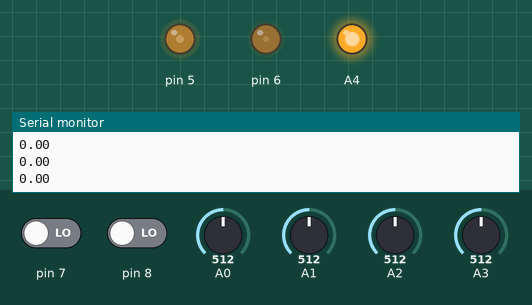
Simulated run of this sketch. Board: Arduino Uno, built with avr-gcc and run on an emulated ATmega328P. On the bench: output pins drawn as LEDs (lit = HIGH), the last lines printed to the serial monitor. Dashed ring = blinking. The inputs (shaded band) are chosen by the test bench; at power-on: A0 = 512, pin 7 LOW, pin 8 LOW, A1 = 512, A2 = 512, A3 = 512.

Above: at 1.2 s.
1.3 s: A0 set to 484
At 1.8 s:
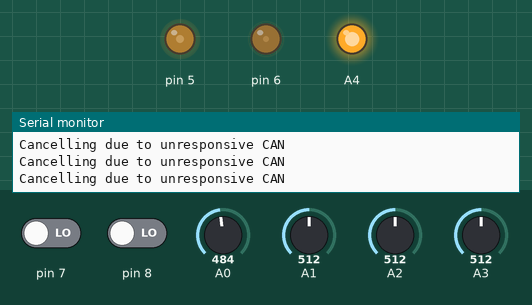
3.4 s: A0 set to 510
At 4.3 s:
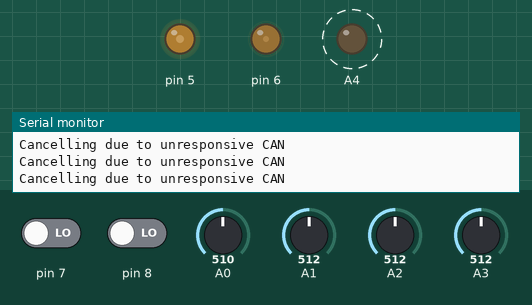
Timing chart, 0 to 12.4 s (numbered marks = the images above; inputs shaded):
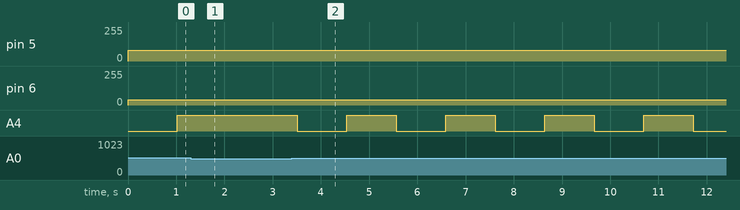

Measured:
- after the input at 1.3 s, A4: stays HIGH (without the input it goes to LOW after 0.75 s)
- after the input at 3.4 s, A4: alternates HIGH for 1.0 s and LOW for 1.0 s, starting after 0.11 s

The sketch:

CruiseEcu.ino
```cpp
// (licence header left out)
#include <CAN.h>
#include "src/ThrottlePedal.h"
#include "src/TurnLevers.h"
#include "src/CruiseStalk.h"
#include "src/Brake.h"
#include "src/SpeedSensor.h"
#include "src/CruiseState.h"
#include "src/EngineRpm.h"
#include "src/DefaultCanMessages.h"

ThrottlePedal lowPedal = ThrottlePedal(A2, 6, 0.75);
ThrottlePedal highPedal = ThrottlePedal(A3, 5, 1.6);
TurnLevers turnLevers = TurnLevers(7, 8);
CruiseStalk cruiseStalk = CruiseStalk(A0, A1, A4);
Brake brake = Brake();
DefaultCanMessages defaultCanMessages = DefaultCanMessages();
EngineRpm engineRpm = EngineRpm();
SpeedSensor speedSensor = SpeedSensor();

/*
  Deactivated when:
  - brake pressed
  - too much time passed between brake can messages
  - too much time passed between speed can messages
  - cruise stalk on/off toggled to off
*/
CruiseState cruiseState = CruiseState(cruiseStalk);

void setup() {
  Serial.begin(9600);
  while (!Serial);
  // start the can bus at 500 kbps
  if (!CAN.begin(500E3)) {
    Serial.println("Starting can failed");
    while (1);
  }
  CAN.onReceive(processCan);

  lowPedal.begin();
  highPedal.begin();
  turnLevers.begin();
  cruiseStalk.begin();
  Serial.println("Successfully set up");
}

void loop() {
  unsigned long loopStartMs = millis();
  lowPedal.update();
  highPedal.update();
  turnLevers.update();
  cruiseStalk.update();

  bool safeToCruise = brake.isSafe() && engineRpm.isSafe() && speedSensor.isSafe();

  if (safeToCruise) {
    updateCruiseState();
  } else {
    Serial.println("Cancelling due to unresponsive CAN");
    cruiseState.clearSetSpeed();
    cruiseState.deactivate();
    lowPedal.setThrottlePosition(0.);
    highPedal.setThrottlePosition(0.);
  }

  // turnLevers.writeToCan();
  // brake.writeToCan();
  // speedSensor.writeToCan();
  // cruiseState.writeToCan();
  // lowPedal.writeToCan();
  // defaultCanMessages.writeToCan();
  //Serial.print("Loop duration: ");
  //Serial.println(millis() - loopStartMs);
}

void updateCruiseState() {
  // Notes:
  // figure out speed < 18 mph (it's in kph)
  // set throttle upper limit in pid loop to 0.6 to start
  Serial.println(speedSensor.getCurrentSpeed());
  if (cruiseStalk.getCruiseOn()) {
    bool setPressed = cruiseStalk.getSetPressed();
    bool resPressed = cruiseStalk.getResPressed();
    if (!cruiseState.getCruiseActive() && setPressed) {
      Serial.println("Cruise Activated");
      cruiseState.activate(max(18.0, speedSensor.getCurrentSpeed()), lowPedal.getPedalPosition());
    } else if (cruiseState.getCruiseActive()) {
      if (setPressed) {
        Serial.println("Decrementing Speed");
        cruiseState.decrementSetSpeed();
      } else if (resPressed) {
        Serial.println("Incrementing Speed");
        cruiseState.incrementSetSpeed();
      }
    }
    if (cruiseState.getCruiseActive()) {
      double newThrottle = cruiseState.updateThrottle(speedSensor.getCurrentSpeed());
      //lowPedal.setThrottlePosition(newThrottle);
      //highPedal.setThrottlePosition(newThrottle);
    }
  } else {
    cruiseState.clearSetSpeed();
    cruiseState.deactivate();
    lowPedal.setThrottlePosition(0.);
    highPedal.setThrottlePosition(0.);
  }
}

void processCan(int packetSize) {
  int canPacketId = CAN.packetId();
  switch (canPacketId) {
    // case 0x343:
    //   uint8_t accControl[8];
    //   get_can_msg(accControl, 8);
    //   if ((accControl[3] & 0x01) == 1) {
    //     cruiseState.deactivate();
    //     Serial.println("canCEL!");
    //   }
    //   break;
    case 0x2c4:
      engineRpm.update();
      if (engineRpm.getEngineRpm() > 3000) {
        cruiseState.deactivate();
      }
      break;
    case 0x2d0:
      speedSensor.update();
      break;
    case 0x3b4:
      brake.update();
      if (brake.getBrakePressed()) {
        Serial.println("Cancelling due to brake press");
        cruiseState.deactivate();
        lowPedal.setThrottlePosition(0.);
        highPedal.setThrottlePosition(0.);
      }
      break;
  }
}
```

Brake.cpp
```cpp
#include "Brake.h"

void Brake::update() {
    CriticalSensor::update();
    uint8_t brake_msg[8];
    getCanMessage(brake_msg, 8);
    _brakePressed = ((brake_msg[4] & 0x01) == 1);
}

void Brake::writeToCan() {
  uint8_t dat[8] = {0x0};
  dat[0] = (_brakePressed << 5) & 0x20;
  writeCanMessage(0x224, dat);
}

bool Brake::getBrakePressed() {
  return _brakePressed;
}
```

Brake.h
```cpp
#ifndef Brake_h
#define Brake_h
#include "common/CriticalSensor.h"
#include "common/CanDevice.h"

class Brake: public CriticalSensor, CanDevice {
public:
    static const int SAFE_MS = 1100;
    Brake(): CriticalSensor(SAFE_MS) {};
    void update();
    void writeToCan();
    bool getBrakePressed();
private:
    bool _brakePressed = true;
};
#endif
```

CruiseStalk.cpp
```cpp
#include "CruiseStalk.h"

CruiseStalk::CruiseStalk(int onOffPin, int setResPin, int ledPin) {
    _onOffPin = onOffPin;
    _setResPin = setResPin;
    _ledPin = ledPin;
}

void CruiseStalk::begin() {
    pinMode(_onOffPin, INPUT);
    pinMode(_setResPin, INPUT);
    pinMode(_ledPin, OUTPUT);
    digitalWrite(_ledPin, LOW);
}

void CruiseStalk::update() {
    int onOffPressed = analogRead(_onOffPin);
    int setResPressed = analogRead(_setResPin);
    _set.debounce(setResPressed > 800);
    _res.debounce(setResPressed < 800 && setResPressed > 500);
    _onOff.debounce(onOffPressed > 500);
    if (_onOff.getPressed()) {
        Serial.println("ONOFF Pressed");
        _cruiseOn = !_cruiseOn;
        digitalWrite(_ledPin, _cruiseOn);
    }
}

bool CruiseStalk::getCruiseOn() {
    return _cruiseOn;
}

bool CruiseStalk::getSetPressed() {
    return _set.getPressed();
}

bool CruiseStalk::getResPressed() {
    return _res.getPressed();
}
```

CruiseStalk.h
```cpp
#ifndef CruiseStalk_h
#define CruiseStalk_h
#include "common/Sensor.h"
#include "common/DebouncedInput.h"
#include <Arduino.h>

class CruiseStalk: public Sensor {
public:
    CruiseStalk(int onOffPin, int setResPin, int ledPin);
    void begin();
    void update();
    bool getCruiseOn();
    bool getSetPressed();
    bool getResPressed();
private:
    int _onOffPin;
    int _setResPin;
    int _ledPin;
    DebouncedInput _onOff = DebouncedInput(1000);
    DebouncedInput _set = DebouncedInput(200);
    DebouncedInput _res = DebouncedInput(200);
    bool _cruiseOn = false;
    bool _debounce(bool lastPressed, bool currentPressed, int startMs);
};
#endif
```

CruiseState.cpp
```cpp
#include "CruiseState.h"

CruiseState::CruiseState(CruiseStalk &cruiseStalk): _cruiseStalk(cruiseStalk) {
    // p, i, d, hz, bits, signed
    _pid = FastPID(0., 0., 0., 1, 16, false);
}

void CruiseState::activate(int setSpeed, double currentThrottle) {
    _setSpeed = setSpeed;
    _cruiseActive = true;
    _throttle = currentThrottle;
}

void CruiseState::deactivate() {
    _cruiseActive = false;
    _throttle = 0;
}

void CruiseState::writeToCan() {
  uint8_t pcmCruise[8] = {0x0};
  pcmCruise[0] = (_cruiseActive << 5) & 0x20 | 0x10;
  pcmCruise[6] = (_cruiseActive << 7) & 0x80;
  pcmCruise[7] = canChecksum(pcmCruise, 7, 0x1d2);
  writeCanMessage(0x1d2, pcmCruise);

  uint8_t pcmCruise2[8] = {0x0};
  pcmCruise2[1] = (_cruiseStalk.getCruiseOn() << 7) & 0x80 | 0x28;
  pcmCruise2[2] = _setSpeed;
  pcmCruise2[7] = canChecksum(pcmCruise2, 7, 0x1d3);
  writeCanMessage(0x1d3, pcmCruise2);
}

double CruiseState::updateThrottle(double speed) {
    // todo - use PID to update throttle value
    if (!(_cruiseStalk.getCruiseOn() && _cruiseActive)) {
        return 0.;
    }
    _throttle = _pid.step(_setSpeed, speed);
    return _throttle;
}

bool CruiseState::getCruiseActive() {
    return _cruiseActive;
}

void CruiseState::incrementSetSpeed() {
    int newSpeed = _setSpeed + round(1.60934);
    // Limit to ~80mph
    _setSpeed = min(newSpeed, 130);
}

void CruiseState::decrementSetSpeed() {
    int newSpeed = _setSpeed - round(1.60934);
    // Limit to ~18mph
    _setSpeed = max(newSpeed, 28);
}

void CruiseState::clearSetSpeed() {
    _setSpeed = 0.;
}
```

CruiseState.h
```cpp
#ifndef CruiseState_h
#define CruiseState_h
#include "common/CanDevice.h"
#include "CruiseStalk.h"
#include <FastPID.h>

class CruiseState: public CanDevice {
public:
    CruiseState(CruiseStalk &cruiseStalk);
    void activate(int setSpeed, double currentThrottle);
    void deactivate();
    void writeToCan();
    double updateThrottle(double speed);
    bool getCruiseActive();
    void incrementSetSpeed();
    void decrementSetSpeed();
    void clearSetSpeed();
private:
    FastPID _pid;
    int _setSpeed = 0;
    double _throttle = 0.;
    bool _cruiseActive = false;
    CruiseStalk _cruiseStalk;
};
#endif
```

DefaultCanMessages.cpp
```cpp
#include "DefaultCanMessages.h"

void DefaultCanMessages::writeToCan() {
  uint8_t espPacket[8] = {0x0};
  espPacket[7] = 0x08;
  writeCanMessage(0x3b7, espPacket);

  writeCanMessage(0x423, {0x00}, 1);
}
```

DefaultCanMessages.h
```cpp
#ifndef DefaultCanMessages_h
#define DefaultCanMessages_h
#include "common/CanDevice.h"

class DefaultCanMessages: public CanDevice {
public:
    void writeToCan();
};
#endif
```

EngineRpm.cpp
```cpp
#include "EngineRpm.h"

void EngineRpm::update() {
    CriticalSensor::update();

    uint8_t rpm_msg[8];
    getCanMessage(rpm_msg, 8);
    _engineRpm = (rpm_msg[0] * 256. + rpm_msg[1]) * 0.78125;
}

bool EngineRpm::getEngineRpm() {
  return _engineRpm;
}
```

EngineRpm.h
```cpp
#ifndef EngineRpm_h
#define EngineRpm_h
#include "common/CriticalSensor.h"
#include "common/CanDevice.h"

class EngineRpm: public CriticalSensor, CanDevice {
public:
    static const int SAFE_MS = 100;
    EngineRpm(): CriticalSensor(SAFE_MS) {};
    void update();
    bool getEngineRpm();
private:
    int _engineRpm = 0;
};
#endif
```

SpeedSensor.cpp
```cpp
#include "SpeedSensor.h"

void SpeedSensor::update() {
    CriticalSensor::update();

    uint8_t speed_msg[8];
    getCanMessage(speed_msg, 8);
    // Serial.println((speed_msg[0]), BIN);
    // Serial.println(speed_msg[1], BIN);
    // Serial.println("--------------");
    _currentSpeed = ((speed_msg[0] * 256. + speed_msg[1]) / 100.);
}

void SpeedSensor::writeToCan() {
  uint16_t kmh = (_currentSpeed * 100);
  uint8_t speedPacket[8];
  speedPacket[5] = (kmh >> 8) & 0xFF;
  speedPacket[6] = kmh & 0xFF;
  speedPacket[7] = canChecksum(speedPacket, 7, 0xb4);
  writeCanMessage(0xb4, speedPacket);

  uint8_t dat[8];
  uint16_t wheelspeed = 0x1a6f + kmh;
  dat[0] = (wheelspeed >> 8) & 0xFF;
  dat[1] = (wheelspeed >> 0) & 0xFF;
  dat[2] = (wheelspeed >> 8) & 0xFF;
  dat[3] = (wheelspeed >> 0) & 0xFF;
  dat[4] = (wheelspeed >> 8) & 0xFF;
  dat[5] = (wheelspeed >> 0) & 0xFF;
  dat[6] = (wheelspeed >> 8) & 0xFF;
  dat[7] = (wheelspeed >> 0) & 0xFF;
  writeCanMessage(0xaa, dat);
}

double SpeedSensor::getCurrentSpeed() {
  return _currentSpeed;
}
```

SpeedSensor.h
```cpp
#ifndef SpeedSensor_h
#define SpeedSensor_h
#include "common/CriticalSensor.h"
#include "common/CanDevice.h"

class SpeedSensor: public CriticalSensor, CanDevice {
public:
    static const int SAFE_MS = 100;
    SpeedSensor(): CriticalSensor(SAFE_MS) {};
    void update();
    void writeToCan();
    double getCurrentSpeed();
private:
    double _currentSpeed = 0.;
};
#endif
```

ThrottlePedal.cpp
```cpp
#include "ThrottlePedal.h"

ThrottlePedal::ThrottlePedal(int pedalPin, int throttlePin, double offset) {
	_pedalPin = pedalPin;
	_throttlePin = throttlePin;
	_offset = offset;
};

void ThrottlePedal::begin() {
	pinMode(_pedalPin, INPUT);
	pinMode(_throttlePin, OUTPUT);
	analogWrite(_throttlePin, 0);
}

void ThrottlePedal::update() {
	int pedalPosition = analogRead(_pedalPin);
	_pedalPosition = (5. * pedalPosition / 1023.) - _offset;
}

void ThrottlePedal::writeToCan() {
	uint8_t pedalPosition[8] = {0x0};
	pedalPosition[0] = 0x08;
	writeCanMessage(0x2c2, pedalPosition);
}

double ThrottlePedal::getPedalPosition(){
	return _pedalPosition;
}

double ThrottlePedal::getThrottlePosition(){
	return _throttlePosition - _offset;
}

void ThrottlePedal::setThrottlePosition(double position) {
	// 255
	_throttlePosition = position + _offset;
	analogWrite(_throttlePin, _throttlePosition / 5. * 255);
}
```

ThrottlePedal.h
```cpp
#ifndef ThrottlePedal_h
#define ThrottlePedal_h
#include "common/Sensor.h"
#include "common/CanDevice.h"
#include <Arduino.h>

class ThrottlePedal: public Sensor, CanDevice {
public:
    ThrottlePedal(int pedalPin, int throttlePin, double offset);
    void begin();
    void update();
    void writeToCan();
    double getPedalPosition();
    double getThrottlePosition();
    void setThrottlePosition(double position);
private:
    int _pedalPin;
    int _throttlePin;
    double _offset;
    double _pedalPosition;
    double _throttlePosition;
};
#endif
```

TurnLevers.cpp
```cpp
#include "TurnLevers.h"

TurnLevers::TurnLevers(int leftLeverPin, int rightLeverPin) {
	_leftLeverPin = leftLeverPin;
	_rightLeverPin = rightLeverPin;
};

void TurnLevers::begin() {
	pinMode(_leftLeverPin, INPUT);
	pinMode(_rightLeverPin, INPUT);
}

void TurnLevers::update() {
	_leftLeverActive = !digitalRead(_leftLeverPin);
	_rightLeverActive = !digitalRead(_rightLeverPin);
}

void TurnLevers::writeToCan() {
  uint8_t dat[8] = {0x0};
  dat[3] = (_leftLeverActive << 5) & 0x20 | (_rightLeverActive << 4 & 0x10);
  writeCanMessage(0x614, dat);
}
```

TurnLevers.h
```cpp
#ifndef TurnLevers_h
#define TurnLevers_h
#include "common/Sensor.h"
#include "common/CanDevice.h"
#include <Arduino.h>

class TurnLevers: public Sensor, CanDevice {
public:
    TurnLevers(int leftLeverPin, int rightLeverPin);
    void begin();
    void update();
    void writeToCan();
private:
    int _leftLeverPin;
    int _rightLeverPin;
    bool _leftLeverActive;
    bool _rightLeverActive;
};
#endif
```

CanDevice.cpp
```cpp
#include "CanDevice.h"

void CanDevice::writeCanMessage(int address, uint8_t *can_msg, int len = 8){
  CAN.beginPacket(address);
  for (int i = 0; i < len; i++) {
    CAN.write(can_msg[i]);
  }
  CAN.endPacket();
}

void CanDevice::getCanMessage(uint8_t *can_msg, int len) {
  for (int i = 0; i < len; i++) {
    can_msg[i]  = (char) CAN.read();
  }
}

int CanDevice::canChecksum(uint8_t *dat, uint8_t len, uint16_t addr) {
  uint8_t checksum = 0;
  checksum = ((addr & 0xFF00) >> 8) + (addr & 0x00FF) + len + 1;
  //uint16_t temp_msg = msg;
  for (int i = 0; i < len; i++) {
    checksum += (dat[i]);
  }
  return checksum;
}
```

CanDevice.h
```cpp
#ifndef CanDevice_h
#define CanDevice_h
#include <CAN.h>
#include "Arduino.h"

class CanDevice {
public:
    virtual void writeToCan() {};
protected:
    void writeCanMessage(int address, uint8_t *can_msg, int len = 8);
    void getCanMessage(uint8_t *can_msg, int len);
    int canChecksum(uint8_t *dat, uint8_t len, uint16_t addr);
};
#endif
```

CriticalSensor.cpp
```cpp
#include "CriticalSensor.h"

CriticalSensor::CriticalSensor(int safeMs) {
    _safeMs = safeMs;
}

void CriticalSensor::update() {
    _lastMessageMs = millis();
}

bool CriticalSensor::isSafe() {
    return millis() - _lastMessageMs < 1500;
}
```

CriticalSensor.h
```cpp
#ifndef CriticalSensor_h
#define CriticalSensor_h
#include "Sensor.h"

class CriticalSensor: public Sensor {
public:
    CriticalSensor(int safeMs);
    void update();
    bool isSafe();
private:
    unsigned long _lastMessageMs = 0;
    int _safeMs = 0;
};
#endif
```

DebouncedInput.cpp
```cpp
#include "DebouncedInput.h"

DebouncedInput::DebouncedInput(int toggleDelayMs) {
    _toggleDelayMs = toggleDelayMs;
}

void DebouncedInput::debounce(bool pressed) {
    bool pressedDebounced = false;
    if (pressed && pressed != _pressed) {
        _firstPressedMs = millis();
    }
    _pressed = pressed;
    _debouncedPressed = pressed && millis() - _firstPressedMs >= DEBOUNCE_DELAY && millis() - _lastDebouncedPressed >= _toggleDelayMs;
}

bool DebouncedInput::getPressed() {
    if (_debouncedPressed) {
        _lastDebouncedPressed = millis();
        return true;
    }
    return false;
}
```

DebouncedInput.h
```cpp
#ifndef DebouncedInput_h
#define DebouncedInput_h
#include "Arduino.h"

class DebouncedInput {
public:
    DebouncedInput(int toggleDelayMs);
    bool getPressed();
    void debounce(bool pressed);
private:
    bool _pressed = false;
    unsigned long _firstPressedMs = 0;
    bool _debouncedPressed = false;
    unsigned long _lastDebouncedPressed = 0;
    int _toggleDelayMs = 500;
    static const int DEBOUNCE_DELAY = 50;
};
#endif
```

Sensor.h
```cpp
#ifndef Sensor_h
#define Sensor_h
#include "Arduino.h"

class Sensor {
public:
    virtual void update() {};
};
#endif
```
